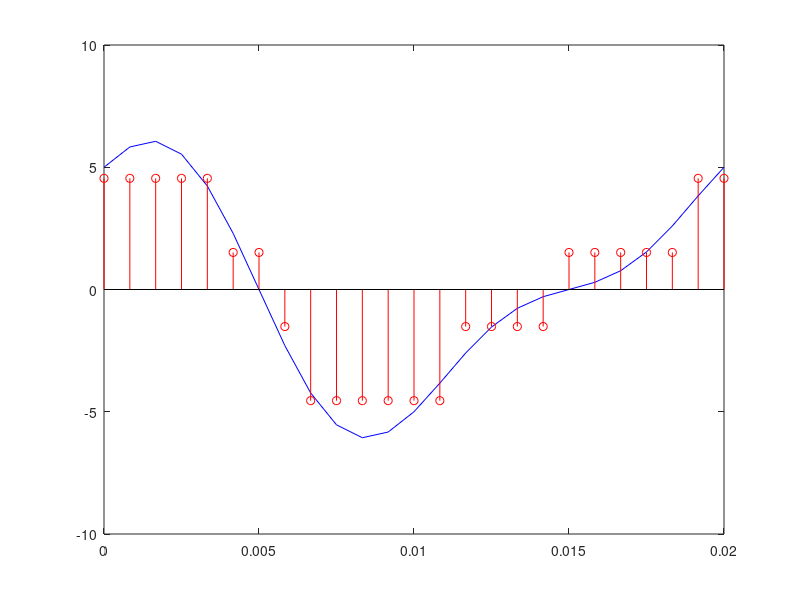

Here is the MATLAB script that generated this plot: (Note: this script raises an error after producing the figure.)
clear;
close all;

Fs = 1200;
T = 0.02;
t = 0:1/Fs:T;

% Αρχικό σήμα
x = 2*sin(200*pi*t) + 5*cos(100*pi*t);

% Αρχικοποίηση για κβάντιση
Nq = 4; %Επίπεδα κβάντισης
A = max(x); %Full scale range
step = A / (Nq/2); %Βήμα κβάντισης

partition = -A + step:step:A - step; % Όρια ζωνών
codebook = -A + step/2:step:A - step/2; % Επίπεδα κβάντισης

% Κβάντιση σήματος
[index, quants] = quantiz(x, partition, codebook);

% Σφάλμα κβάντισης
q_error = x - quants;

% Σχεδιασμός του σήματος
figure;
plot(t, x, 'b'); 
hold on;
stem(t, quants, 'r');
for i = 1:length(partition)
    yline(partition(i), 'k--');
end
for i = 1:length(codebook)
    yline(codebook(i), 'g--');
end
plot(t, q_error, 'm');
xlabel('Χρόνος sec');
ylabel('Πλάτος');
title('Αρχική, κβαντισμένη, κωδικοποιημένη μορφή σήματος');
grid on;

% Απλός κωδικοποιητής
bin_codes = dec2bin(0:Nq-1);

% Προσθήκη κωδικών λέξεων στο διάγραμμα
for i = 1:length(t)
    text(t(i), quants(i), bin_codes(index(i)+1,:));
end

saveas(gcf,'test.png') 
